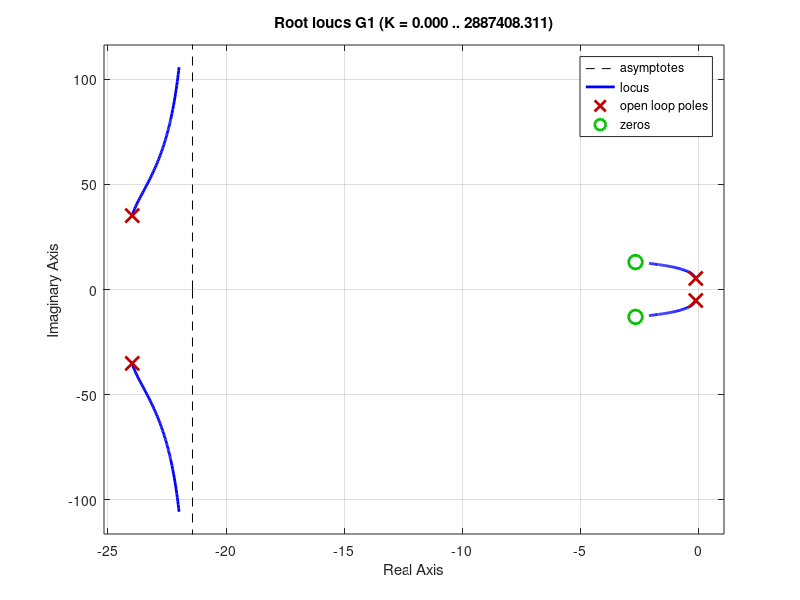

Write MATLAB code to recreate this figure. (Note: this script raises an error after producing the figure.)
m1 = 2500;
m2 = 320;
k1 = 80000;
k2 = 500000;
b1 = 350;
b2 = 15020;

nump=[(m1+m2) b2 k2];
denp=[(m1*m2) (m1*(b1+b2))+(m2*b1) (m1*(k1+k2))+(m2*k1)+(b1*b2) (b1*k2)+(b2*k1) k1*k2];
G1=tf(nump,denp);

num1=[-(m1*b2) -(m1*k2) 0 0];
den1=[(m1*m2) (m1*(b1+b2))+(m2*b1) (m1*(k1+k2))+(m2*k1)+(b1*b2) (b1*k2)+(b2*k1) k1*k2];
G2=tf(num1,den1);

numf=num1;
denf=nump;
F=tf(numf,denf);

%-----------------------------------------------------------------------------------------

R = roots(denp)

%-----------------------------------------------------------------------------------------

figure(1)
rlocus(G1)
z=-log(0.05)/sqrt(pi^2+(log(0.05)^2))
sgrid(z,0)
title('Root Locus of G_1(s)')

%-----------------------------------------------------------------------------------------

z1=3+3.5i;
z2=3-3.5i;
p1=30;
p2=60;
numc=conv([1 z1],[1 z2]);
denc=conv([1 p1],[1 p2]);
C=tf(numc,denc);
figure(2)
rlocus(C*G1)

%-----------------------------------------------------------------------------------------

axis([-40 10 -30 30])
z = -log(0.05)/sqrt(pi^2+(log(0.05)^2));
sgrid(z,0)

%-----------------------------------------------------------------------------------------

[k,poles]=rlocfind(C*G1)

%-----------------------------------------------------------------------------------------

k = 1.0888e+08;
sys_cl=F*feedback(G1,k*C);

%-----------------------------------------------------------------------------------------

figure(3)
t=0:0.01:2;
step(0.1*sys_cl,t)
title('Closed-Loop Step Response w/ Notch Filter')

%-----------------------------------------------------------------------------------------
